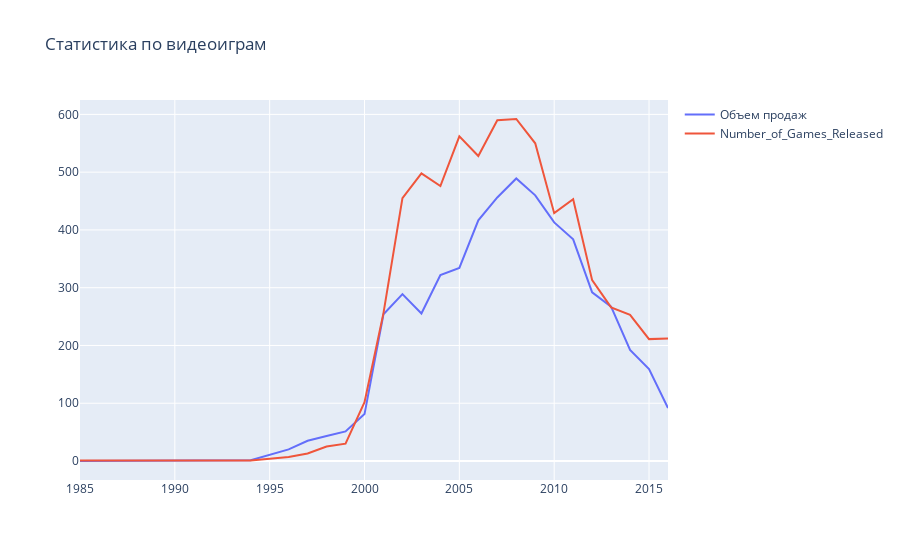

Notebook code cell kept with this figure:
### Code cell
fig = go.Figure(data = data, layout = layout)
iplot(fig, show_link = False);

### Figure 1 — Plotly figure (JSON) as saved in the notebook; plotly's stock layout.template omitted (floating-point values rounded to 4 significant figures)
{"data": [{"name": "Объем продаж", "type": "scatter", "x": [1985, 1988, 1992, 1994, 1996, 1997, 1998, 1999, 2000, 2001, 2002, 2003, 2004, 2005, 2006, 2007, 2008, 2009, 2010, 2011, 2012, 2013, 2014, 2015, 2016], "y": [0.03, 0.03, 0.03, 1.27, 20.1, 35.01, 43.18, 51.17, 81.24, 253.9, 288.8, 255.3, 321.8, 334.3, 416.7, 456.2, 489.1, 459.9, 413.0, 383.7, 291.9, 267.2, 192.4, 159.2, 91.56]}, {"name": "Number_of_Games_Released", "type": "scatter", "x": [1985, 1988, 1992, 1994, 1996, 1997, 1998, 1999, 2000, 2001, 2002, 2003, 2004, 2005, 2006, 2007, 2008, 2009, 2010, 2011, 2012, 2013, 2014, 2015, 2016], "y": [1, 1, 1, 1, 7, 13, 25, 30, 102, 256, 455, 498, 476, 562, 528, 590, 592, 550, 429, 453, 313, 266, 253, 211, 212]}], "layout": {"title": {"text": "Статистика по видеоиграм"}}}
